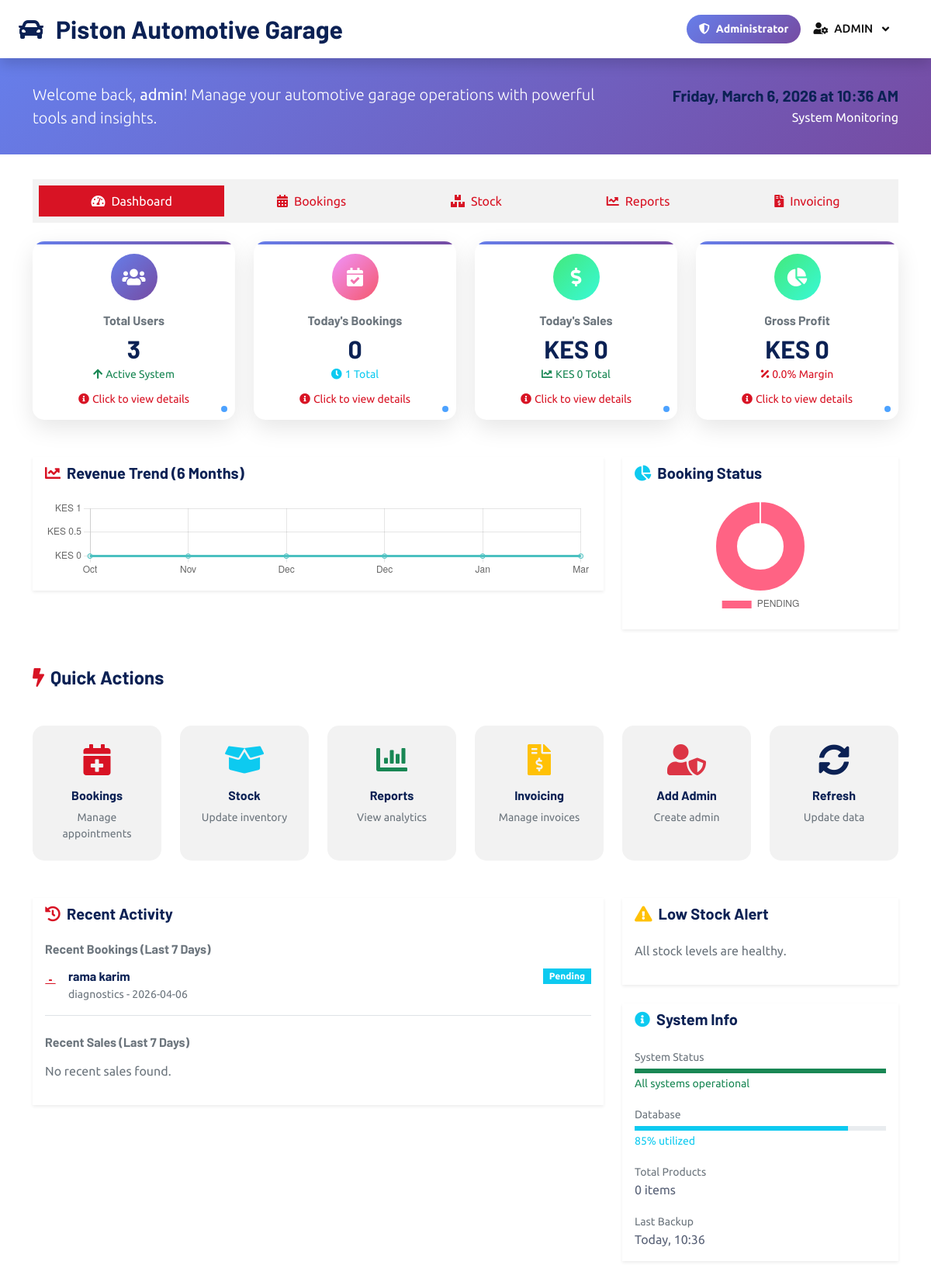
The page /admin-dashboard (signed in) on the database as committed earlier.
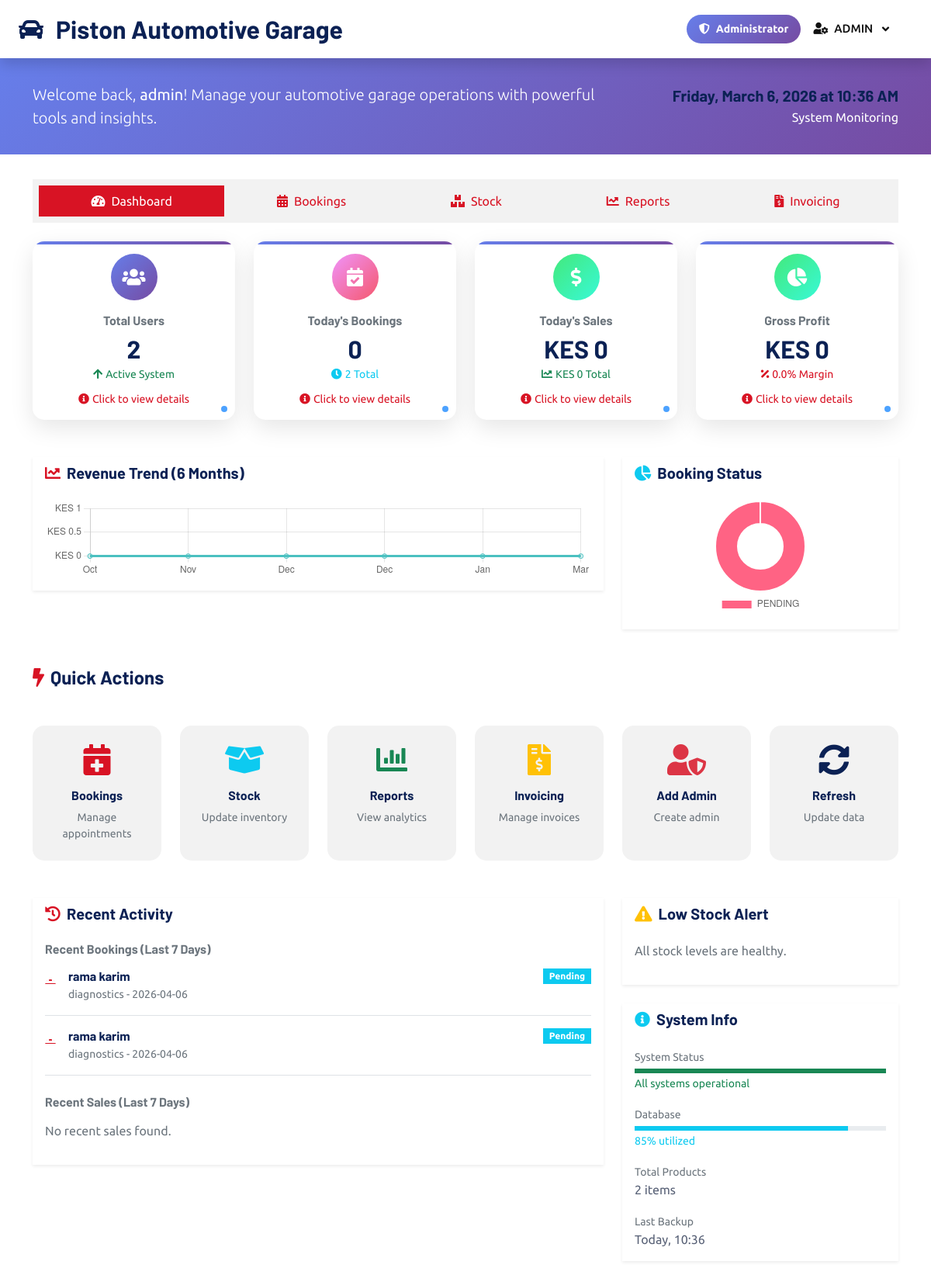
The same page on the database as committed later.
### dbservice.py (models this page shows)
class Booking(db.Model):
    id = db.Column(db.Integer, primary_key=True)
    user_id = db.Column(db.Integer, db.ForeignKey('user.id'), nullable=False)
    customer_name = db.Column(db.String(255), nullable=False)
    email = db.Column(db.String(255), nullable=False)
    phone = db.Column(db.String(20), nullable=False)
    vehicle_type = db.Column(db.String(100), nullable=True)
    service_type = db.Column(db.String(100), nullable=False)
    service_date = db.Column(db.DateTime, nullable=False)
    special_request = db.Column(db.Text, nullable=True)
    status = db.Column(
        db.Enum(BookingStatus), default=BookingStatus.PENDING, nullable=False
    )
    estimated_total = db.Column(db.Float, nullable=True)

### main.py (the view)
@app.route('/admin-dashboard')
@login_required(UserRole.ADMIN)
def admin_dashboard():
    username = session['username']
    total_users = User.query.count()
    total_bookings = Booking.query.count()
    total_products = Product.query.count()
    total_sales_amount = (
        db.session.query(
            func.coalesce(
                func.sum(Sale.quantity * Product.selling_price), 0
            )
        )
        .join(Product, Product.id == Sale.product_id)
        .scalar()
    )
    total_cost = (
        db.session.query(
            func.coalesce(
                func.sum(Sale.quantity * Product.buying_price), 0
            )
        )
        .join(Product, Product.id == Sale.product_id)
        .scalar()
    )
    gross_profit = total_sales_amount - total_cost
    recent_bookings = (
        Booking.query.filter(Booking.service_date >= datetime.now() - timedelta(days=7))
        .order_by(Booking.service_date.desc())
        .limit(5)
        .all()
    )
    booking_status_counts = (
        db.session.query(
            Booking.status,
            func.count(Booking.id).label('count')
        )
        .group_by(Booking.status)
        .all()
    )
    booking_status_counts = {status.value: count for status, count in booking_status_counts}
    print(f"DEBUG: booking_status_counts type: {type(booking_status_counts)}")
    print(f"DEBUG: booking_status_counts keys: {list(booking_status_counts.keys())}")
    print(f"DEBUG: booking_status_counts: {booking_status_counts}")
    recent_sales = (
        db.session.query(Sale, Product)
        .join(Product, Product.id == Sale.product_id)
        .filter(Sale.created_at >= datetime.now() - timedelta(days=7))
        .order_by(Sale.created_at.desc())
        .limit(5)
        .all()
    )
    low_stock_products = (
        db.session.query(
            Product,
            func.coalesce(
                db.session.query(func.sum(JobPartUsage.quantity_used))
                .filter(JobPartUsage.product_id == Product.id)
                .correlate(Product)
                .scalar_subquery(), 0
            ).label('total_used')
        )
        .filter(Product.stock_quantity <= 20)
        .order_by(Product.stock_quantity.asc())
        .limit(5)
        .all()
    )
    today_bookings = Booking.query.filter(
        func.date(Booking.service_date) == datetime.now().date()
    ).count()
    today_sales = (
        db.session.query(func.coalesce(func.sum(Sale.quantity * Product.selling_price), 0))
        .join(Product, Product.id == Sale.product_id)
        .filter(func.date(Sale.created_at) == datetime.now().date())
        .scalar()
    )
    monthly_revenue = []
    monthly_labels = []
    for i in range(6):
        month_start = datetime.now().replace(day=1) - timedelta(days=30*i)
        month_end = (month_start + timedelta(days=32)).replace(day=1) - timedelta(days=1)
        revenue = (
            db.session.query(func.coalesce(func.sum(Sale.quantity * Product.selling_price), 0))
            .join(Product, Product.id == Sale.product_id)
            .filter(Sale.created_at >= month_start, Sale.created_at <= month_end)
            .scalar()
        )
        monthly_revenue.append(float(revenue))
        monthly_labels.append(month_start.strftime('%b'))
    return render_template(
        'admin_dashboard.html',
        username=username,
        total_users=total_users,
        total_bookings=total_bookings,
        total_products=total_products,
        total_sales_amount=total_sales_amount,
        total_cost=total_cost,
        gross_profit=gross_profit,
        recent_bookings=recent_bookings,
        recent_sales=recent_sales,
        low_stock_products=low_stock_products,
        booking_status_counts=booking_status_counts,
        today_bookings=today_bookings,
        today_sales=today_sales,
        monthly_revenue=monthly_revenue[::-1],  # Reverse to show oldest to newest
        monthly_labels=monthly_labels[::-1],
        datetime=datetime,  # Make datetime available in template
    )

### main.py (called while the page is built)
def login_required(role: UserRole | None = None):
    def decorator(view_func):
        @wraps(view_func)
        def wrapped(*args, **kwargs):
            username = session.get('username')
            if not username:
                flash('Please log in to continue.', 'warning')
                return redirect(url_for('login'))
            user = User.query.filter_by(username=username).first()
            if not user:
                session.pop('username', None)
                flash('Account not found. Please log in again.', 'warning')
                return redirect(url_for('login'))
            if role is not None and user.role != role:
                flash('Access denied. Insufficient permissions.', 'danger')
                return redirect(url_for('login'))
            return view_func(*args, **kwargs)
        return wrapped
    return decorator

### Templates/admin_dashboard.html (shortened to what the changed rows need)
<!DOCTYPE html>
<html lang="en">
<head>
    <link href="https://cdnjs.cloudflare.com/ajax/libs/font-awesome/5.10.0/css/all.min.css" rel="stylesheet">
    <link href="https://cdn.jsdelivr.net/npm/bootstrap-icons@1.4.1/font/bootstrap-icons.css" rel="stylesheet">
    <link href="/lib/animate/animate.min.css" rel="stylesheet">
    <link href="/lib/owlcarousel/assets/owl.carousel.min.css" rel="stylesheet">
    <link href="/lib/tempusdominus/css/tempusdominus-bootstrap-4.min.css" rel="stylesheet" />
    <link href="/css/bootstrap.min.css" rel="stylesheet">
    <link href="/css/style.css" rel="stylesheet">
</head>
<body>
    <nav class="navbar navbar-expand-lg navbar-admin navbar-light shadow sticky-top p-0">
        <div class="container-fluid px-4">
            <a href="{{ url_for('landing') }}" class="navbar-brand d-flex align-items-center">
                <h2 class="m-0"><i class="fa fa-car me-3"></i>Piston Automotive Garage</h2>
            </a>
        </div>
    </nav>
    <div class="container mb-5">
        <div class="row g-4 mb-5">
            <div class="col-lg-3 col-md-6">
                <div class="card stat-card h-100 clickable-stat" onclick="viewUsersDetails()" style="cursor: pointer;">
                    <div class="card-body text-center">
                        <div class="stat-icon users mx-auto">
                            <i class="fa fa-users"></i>
                        </div>
                        <h6 class="text-muted mb-2">Total Users</h6>
                        <h2 class="fw-bold mb-0">{{ total_users }}</h2>
                        <small class="text-success">
                            <i class="fa fa-arrow-up me-1"></i>Active System
                        </small>
                        <div class="mt-2">
                            <small class="text-primary">
                            </small>
                        </div>
                    </div>
                </div>
            </div>
            <div class="col-lg-3 col-md-6">
                <div class="card stat-card h-100 clickable-stat" onclick="viewBookingsDetails()" style="cursor: pointer;">
                    <div class="card-body text-center">
                        <div class="stat-icon bookings mx-auto">
                            <i class="fa fa-calendar-check"></i>
                        </div>
                        <h6 class="text-muted mb-2">Today's Bookings</h6>
                        <h2 class="fw-bold mb-0">{{ today_bookings }}</h2>
                        <small class="text-info">
                            <i class="fa fa-clock me-1"></i>{{ total_bookings }} Total
                        </small>
                        <div class="mt-2">
                            <small class="text-primary">
                            </small>
                        </div>
                    </div>
                </div>
            </div>
            <div class="col-lg-3 col-md-6">
                <div class="card stat-card h-100 clickable-stat" onclick="viewSalesDetails()" style="cursor: pointer;">
                    <div class="card-body text-center">
                        <h2 class="fw-bold mb-0">KES {{ "{:,.0f}".format(today_sales) }}</h2>
                    </div>
                </div>
            </div>
            <div class="col-lg-3 col-md-6">
                <div class="card stat-card h-100 clickable-stat" onclick="viewProfitDetails()" style="cursor: pointer;">
                    <div class="card-body text-center">
                        <h2 class="fw-bold mb-0">KES {{ "{:,.0f}".format(gross_profit) }}</h2>
                    </div>
                </div>
            </div>
        </div>
        <div class="row">
            <div class="col-lg-8">
                <div class="card border-0 shadow-sm">
                    <div class="card-body">
                        <div class="mb-4">
                            {% if recent_bookings %}
                                {% for booking in recent_bookings %}
                                <div class="d-flex align-items-center mb-3 pb-3 border-bottom">
                                    <div class="avatar-sm bg-primary rounded-circle d-flex align-items-center justify-content-center me-3">
                                        <i class="fa fa-calendar text-white"></i>
                                    </div>
                                    <div class="flex-grow-1">
                                        <div class="d-flex justify-content-between align-items-start">
                                            <div>
                                                <h6 class="mb-1">{{ booking.customer_name }}</h6>
                                                <p class="text-muted mb-0 small">{{ booking.service_type }} - {{ booking.service_date.strftime('%Y-%m-%d') }}</p>
                                            </div>
                                            <span class="badge bg-{{ 'success' if booking.status.value == 'COMPLETED' else 'warning' if booking.status.value == 'CONFIRMED' else 'info' }}">
                                                {{ booking.status.value.replace('_', ' ').title() }}
                                            </span>
                                        </div>
                                    </div>
                                </div>
                                {% endfor %}
                            {% else %}
                                <p class="text-muted">No recent bookings found.</p>
                            {% endif %}
                        </div>
                    </div>
                </div>
            </div>
            <div class="col-lg-4">
                <div class="card border-0 shadow-sm">
                    <div class="card-body">
                        <div class="mb-3">
                            <small class="text-muted">Total Products</small>
                            <p class="mb-0 fw-semibold">{{ total_products }} items</p>
                        </div>
                    </div>
                </div>
            </div>
        </div>
    </div>
</body>
</html>

Rows that differ between the two databases and show on the page:
added Booking: customer_name "rama karim", service_type "diagnostics", service_date "2026-04-06", status.value.replace "Pending"
Other text that changed with them:
{{ total_users }}: "3" → "2"
{{ total_bookings }}: "1" → "2"
{{ total_products }}: "0" → "2"
